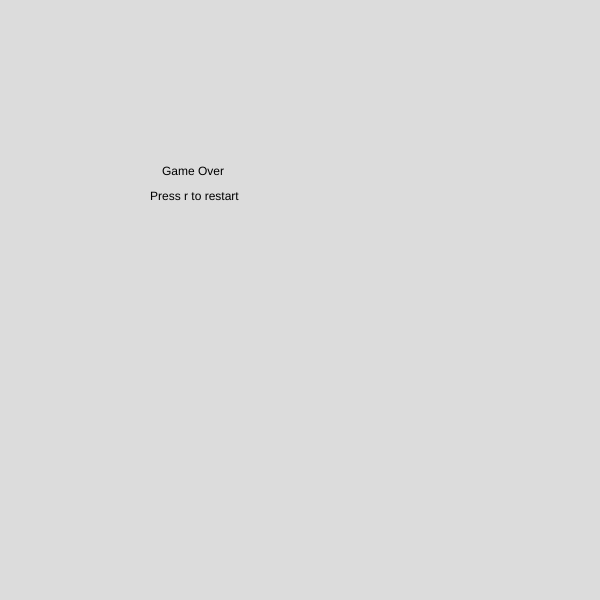
Frame 1 (no input)
Frame 60 (no input): identical to frame 1, image omitted
Frame 120 (the mouse pressed at the canvas centre since frame 60): identical to frame 1, image omitted

The p5.js sketch that drew this single still picture (run headless with seeded random() and noise() and a simulated clock; from frame 60 on, the mouse is pressed at the canvas centre):

// p5.js sketch
// ── sketch.js
// Constants and General Stuff
let gameOver = true;
let score;
let canvas_width = 600;
let canvas_height = 600;
let dots_x;
let dots_y;
let dots;
let snakes_x;
let snakes_y;
let size;
let speed_x;
let speed_y;
let lastKey;
let vx;
let vy;
let time;


// Defining the setup function which preps the canvas and runs the initialization function
function setup() {
  createCanvas(canvas_width, canvas_height);
  init();
}

// Defining the init funciton which sets the initial parameters of the game
function init() {
  dots_x = [];
  dots_y = [];
  dots = [0, 0];
  while (dots_x.length < 50) {
    var e = Math.floor(Math.random() * 380 + 10);
    if (dots_x.indexOf(e) === -1) dots_x.push(e);
  }
  while (dots_y.length < 50) {
    var f = Math.floor(Math.random() * 380 + 10);
    if (dots_y.indexOf(f) === -1) dots_y.push(f);
  }
  snakes_x = [100];
  snakes_y = [100];
  size = 5;
  speed_x = [size];
  speed_y = [0];
  vx = size;
  vy = 0;
  score = 0;
}


// Defining the draw function. This funciton will continually loop overitself and never stops running until you end the program
function draw() {
  background(220);
  if (gameOver) {
    text("Game Over", 162, 175);
    text("Press r to restart", 150, 200);
    if (keyIsPressed) {
      if (key == 'r') {
        init();
        gameOver = false;
      }
    }
  } else {
    time = 0;
    dots[0] = dots_x[score];
    dots[1] = dots_y[score];
    text("Score: " + score, 0, 10);
    fill('red');
    rect(dots_x[score], dots_y[score], size, size);
    for (var s in snakes_x) {
      fill('green');
      rect(snakes_x[s], snakes_y[s], size, size);
      fill(0);
      snakes_x[s] += speed_x[s];
      snakes_y[s] += speed_y[s];
    }
    speed_x.unshift(vx);
    speed_y.unshift(vy);
    if (keyIsPressed) {
      if (key == 'w') {
        vx = 0;
        vy = -1 * size;
      } else if (key == 'a') {
        vx = -1 * size;
        vy = 0;
      } else if (key == 's') {
        vx = 0;
        vy = size;
      } else if (key == 'd') {
        vx = size;
        vy = 0
      }
    }
    if (snakes_x[0] == 0 || snakes_x[0] == canvas_width - size || snakes_y[0] == 0 || snakes_y[0] == canvas_height - size) {
      gameOver = true;
    }
    for (var t in snakes_x) {
      if (t != 0) {
        if (snakes_x[t] == snakes_x[0] && snakes_y[t] == snakes_y[0]) {
          gameOver = true;
        }
      }
    }
    if (abs(snakes_x[0] - dots[0]) <= 10 && abs(snakes_y[0] - dots[1]) <= 10) {
      score += 1;
      dots = [-1, -1]
      snakes_x.push(snakes_x[snakes_x.length - 1] - speed_x[snakes_x.length - 1])
      snakes_y.push(snakes_y[snakes_y.length - 1] - speed_y[snakes_y.length - 1])
    }
    while(time < 10000000){
      time += 1;
    }
  }
}
